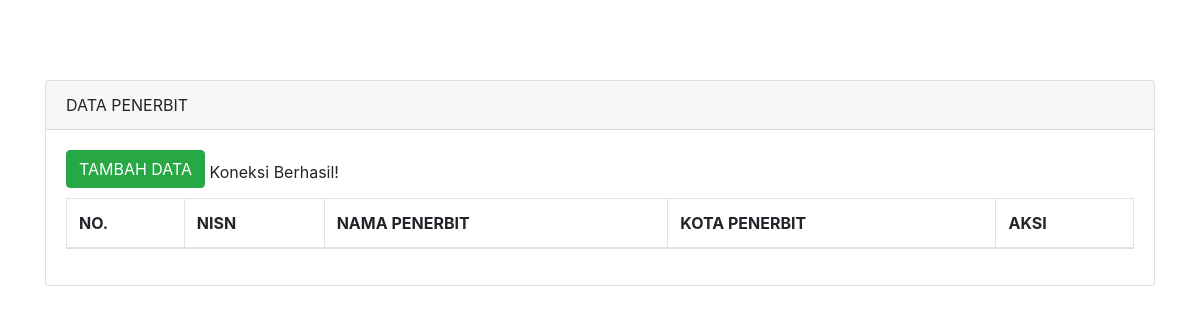
The app's page /entitas-penerbit/index.php, older data.
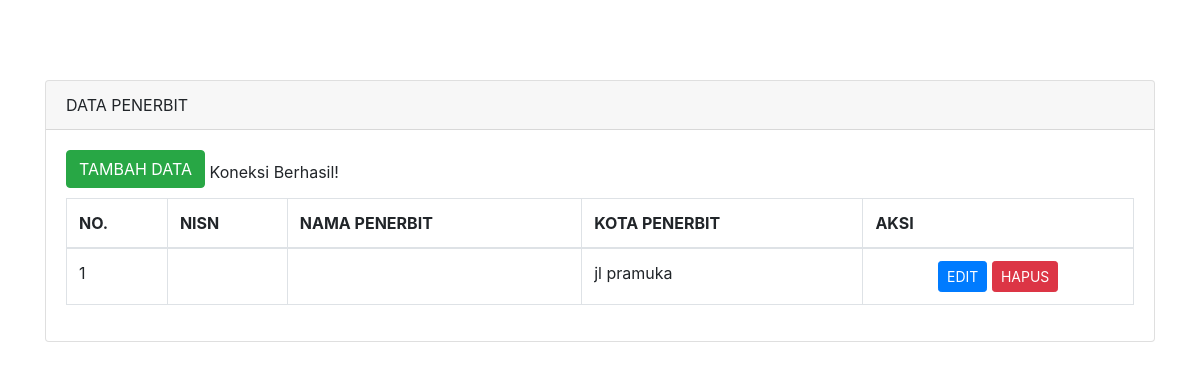
The same page, newer data.
### tables this page shows
CREATE TABLE `penerbit` (
  `id_penerbit` int(15) NOT NULL AUTO_INCREMENT,
  `nama` varchar(50) NOT NULL,
  `kota_penerbit` varchar(50) NOT NULL,
  `no_tlp` varchar(15) NOT NULL,
  PRIMARY KEY (`id_penerbit`)
);

### entitas-penerbit/index.php (the view, shortened to what this page needs)
<!doctype html>
<html lang="en">
  <head>
    <link rel="stylesheet" href="https://stackpath.bootstrapcdn.com/bootstrap/4.4.1/css/bootstrap.min.css">
    <link rel="stylesheet" href="//cdn.datatables.net/1.10.20/css/jquery.dataTables.min.css">
  </head>
  <body>
    <div class="container" style="margin-top: 80px">
      <div class="row">
        <div class="col-md-12">
          <div class="card">
            <div class="card-header">
              DATA PENERBIT
            </div>
            <div class="card-body">
              <a href="tambah-penerbit.php" class="btn btn-md btn-success" style="margin-bottom: 10px">TAMBAH DATA</a>
              <table class="table table-bordered" id="myTable">
                <thead>
                  <tr>
                    <th scope="col">NO.</th>
                    <th scope="col">NISN</th>
                    <th scope="col">NAMA PENERBIT</th>
                    <th scope="col">KOTA PENERBIT</th>
                    <th scope="col">AKSI</th>
                  </tr>
                </thead>
                <tbody>
                  <?php
                      include('koneksi.php');
                      $no = 1;
                      $query = mysqli_query($connection,"SELECT * FROM penerbit");
                      while ($row = mysqli_fetch_array($query)) {
                  ?>
                  <tr>
                      <td><?php echo $no++ ?></td>
                      <td><?php echo $row['nisn'] ?></td>
                      <td><?php echo $row['nama_penerbit'] ?></td>
                      <td><?php echo $row['kota_penerbit'] ?></td>
                      <td class="text-center">
                        <a href="edit-penerbit.php?id=<?php echo $row['id'] ?>" class="btn btn-sm btn-primary">EDIT</a>
                        <a href="hapus-penerbit.php?id=<?php echo $row['id'] ?>" class="btn btn-sm btn-danger">HAPUS</a>
                      </td>
                  </tr>
                <?php } ?>
                </tbody>
              </table>
            </div>
          </div>
      </div>
    </div>
  </body>
</html>

Row changes from the older to the newer data that the page shows:
added penerbit: kota_penerbit "jl pramuka"
